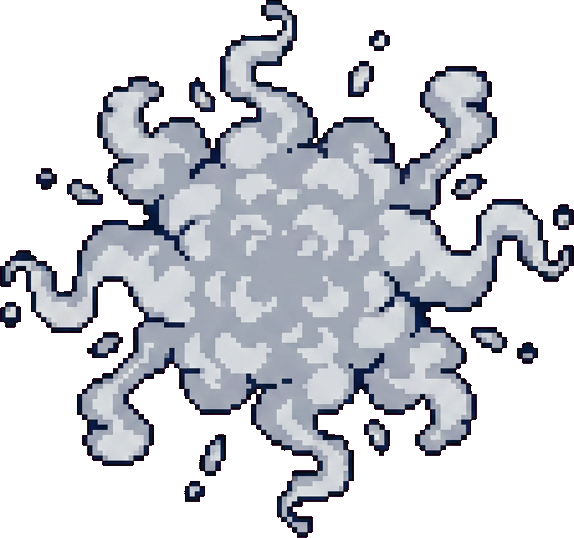
#> input picture projects/ashes-to-stars/art/out_p4_fx/fx_death.png, 574 x 538 px
$ python optimize_fx_death.py
#> lines starting #> are read from the running program, lines starting #| are printed output that depends on the picture; after the words box and inside, x2 and y2 are one past the last pixel; in counts of white or black regions, pixels touching at a corner belong together
### projects/ashes-to-stars/art/knock_bg.py
"""스프라이트 배경 제거 — 마젠타가 없어도 작동한다.

왜 생겼나(2026-08-18 실측, 클로드): spec_p22 첫 6장은 칸 안이 흰색·회색·남색이고
마젠타는 칸 사이 줄뿐이거나 아예 없었다. `chroma_key`는 #FF00FF만 지운다.
흰 배경을 '흰 픽셀 전부'로 지우면 할로우 가면(뼈색 흰색)이 같이 판다.

규칙:
  1. 마젠타(#FF00FF 근처)는 거리로 지운다(기존 크로마 + 디스필).
  2. 남은 불투명이 가장자리에 닿아 있고 그 색이 배경처럼 보이면, **가장자리에서만**
     같은 색을 따라 지운다. 검은 외곽선이 가면을 지킨다.
  3. 작은 덩어리(WALK L 같은 라벨)는 버린다.
  4. 너무 많이 지워지면 되돌린다 — 어두운 FX를 통째로 삼키지 않기 위해.
"""
from __future__ import annotations

from collections import deque

import numpy as np
from PIL import Image

CHROMA = np.array([255, 0, 255], dtype=np.int16)
CHROMA_TOL = 120
FLOOD_TOL = 32
LIGHT_L = 140          # 흰·밝은 회색 배경
MIN_KEEP_FRAC = 0.12   # 원래 불투명의 이 비율 아래로 내려가면 플러드 취소
SMALL_FRAC = 0.08      # 제일 큰 덩어리 대비 이보다 작으면 라벨


def _despill(rgb: np.ndarray, keep: np.ndarray) -> np.ndarray:
    r, g, b = rgb[..., 0], rgb[..., 1], rgb[..., 2]
    spill = np.minimum(r, b) - g
    hit = keep & (spill > 0)
    cap = g + np.maximum(0, (spill * 0.25).astype(np.int16))
    out = rgb.copy()
    out[..., 0] = np.where(hit, np.minimum(r, cap), r)
    out[..., 2] = np.where(hit, np.minimum(b, cap), b)
    return np.clip(out, 0, 255).astype(np.uint8)


def _chroma_mask(rgb: np.ndarray, tol: int = CHROMA_TOL) -> np.ndarray:
    d2 = ((rgb.astype(np.int32) - CHROMA.astype(np.int32)) ** 2).sum(axis=2)
    near = d2 < (tol * tol)
    # 힉스가 내는 '마젠타'는 #FF00FF가 아니라 분홍(184,63,145)인 경우가 많다.
    r = rgb[..., 0].astype(np.int16)
    g = rgb[..., 1].astype(np.int16)
    b = rgb[..., 2].astype(np.int16)
    pink = (r > 150) & (b > 120) & (g < np.minimum(r, b) - 25)
    return near | pink


# [31 lines left out: functions _checker_mask, _harsh_checker_mask, not called in this run]


def _corner_is_checker(rgb: np.ndarray) -> bool:
    h, w = rgb.shape[:2]
    p = min(14, h // 5 or 1, w // 5 or 1)
    boxes = ((0, 0, p, p), (0, w - p, p, w), (h - p, 0, h, p), (h - p, w - p, h, w))
    r = rgb[..., 0].astype(np.int16)
    g = rgb[..., 1].astype(np.int16)
    b = rgb[..., 2].astype(np.int16)
    gray = (np.abs(r - g) < 28) & (np.abs(g - b) < 28)
    L = (0.299 * r + 0.587 * g + 0.114 * b)
    for y0, x0, y1, x1 in boxes:
        sl = gray[y0:y1, x0:x1]
        if sl.size == 0:
            continue
        ll = L[y0:y1, x0:x1]
        light = float((sl & (ll > 160)).mean())
        dark = float((sl & (ll < 110)).mean())
        if light > 0.18 and dark > 0.18:
            return True
    return False


# [9 lines left out: function _center_has_mask, not called in this run]


def _corner_ref(rgb: np.ndarray, opaque: np.ndarray, patch: int = 8):
    """네 모서리의 불투명 픽셀 중앙값 = 배경색. 캐릭터가 중앙에 있으면 모서리는 배경이다."""
    h, w = opaque.shape
    p = min(patch, h // 4 or 1, w // 4 or 1)
    boxes = ((0, 0, p, p), (0, w - p, p, w), (h - p, 0, h, p), (h - p, w - p, h, w))
    chunks = []
    for y0, x0, y1, x1 in boxes:
        sl = opaque[y0:y1, x0:x1]
        if sl.any():
            chunks.append(rgb[y0:y1, x0:x1][sl].astype(np.int16))
    if not chunks:
        return None
    return np.median(np.concatenate(chunks, axis=0), axis=0)


# [31 lines left out: function _flood_to_ref, not called in this run]


def _labels(mask: np.ndarray) -> tuple[np.ndarray, int]:
    h, w = mask.shape
    lab = np.zeros((h, w), dtype=np.int32)
    n = 0
    ys, xs = np.where(mask)
    for y, x in zip(ys.tolist(), xs.tolist()):
        if lab[y, x]:
            continue
        n += 1
        q: deque[tuple[int, int]] = deque([(y, x)])
        lab[y, x] = n
        while q:
            cy, cx = q.popleft()
            for ny, nx in ((cy - 1, cx), (cy + 1, cx), (cy, cx - 1), (cy, cx + 1)):
                if 0 <= ny < h and 0 <= nx < w and mask[ny, nx] and lab[ny, nx] == 0:
                    lab[ny, nx] = n
                    q.append((ny, nx))
    return lab, n


def _drop_small(keep: np.ndarray) -> np.ndarray:
    lab, n = _labels(keep)
    if n <= 1:
        return keep
    counts = np.bincount(lab.ravel())
    counts[0] = 0
    biggest = int(counts.max())
    if biggest <= 0:
        return keep
    good = np.zeros(n + 1, dtype=bool)
    for i in range(1, n + 1):
        if counts[i] >= biggest * SMALL_FRAC:
            good[i] = True
    return good[lab]


def apply(img: Image.Image, crop: bool = False) -> Image.Image:
    """RGBA로 배경을 뺀다. crop=True면 내용 bbox로 자른다(단독 장)."""
    im = img.convert("RGBA")
    arr = np.asarray(im).copy()
    rgb = arr[..., :3]
    alpha = arr[..., 3]
    opaque0 = alpha > 0
    if not opaque0.any():
        return im

    mag = _chroma_mask(rgb)
    # 바둑판은 모서리가 바둑판일 때만. 가면(뼈색 큰 원)을 회색 바둑판으로 지우면 안 된다.
    chk = _checker_mask(rgb) | _harsh_checker_mask(rgb) if _corner_is_checker(rgb) else np.zeros(alpha.shape, dtype=bool)
    alpha = np.where(mag | chk, 0, alpha)
    rgb = _despill(rgb.astype(np.int16), alpha > 0)

    opaque = alpha > 0
    ref = _corner_ref(rgb, opaque)
    mag_frac = float(mag.mean())
    # 마젠타를 충분히 지웠으면 칸 안 배경은 이미 투명. 모서리에 남은 검은
    # 격자선을 따라가면 몸을 먹는다 → 플러드는 마젠타가 거의 없을 때만.
    if ref is not None and mag_frac < 0.08:
        ref_l = float(0.299 * ref[0] + 0.587 * ref[1] + 0.114 * ref[2])
        # 흰 배경은 가면(뼈색)과 가까우니 허용폭을 좁힌다. 외곽선이 막는다.
        l1_tol = 36 if ref_l >= LIGHT_L else FLOOD_TOL * 3
        bg = _flood_to_ref(rgb, opaque, ref, l1_tol)
        kept = opaque & ~bg
        if kept.any() and kept.mean() >= MIN_KEEP_FRAC * max(float(opaque0.mean()), 1e-6):
            alpha = np.where(bg, 0, alpha)

    keep = alpha > 0
    if keep.any():
        # 마젠타를 이미 지운 칸에서 종이 카드 휴리스틱을 돌리면
        # 어두운 몹 몸이 가장자리에 닿아 통째로 뚫린다(오너 22:03).
        if mag_frac < 0.15:
            keep = _drop_paper_blobs(rgb, keep)
        keep = _drop_small(keep)
        alpha = np.where(keep, alpha, 0)

    out = np.dstack([rgb, alpha.astype(np.uint8)])
    im = Image.fromarray(out, "RGBA")
    if crop:
        ys, xs = np.where(alpha > 0)
        if len(xs):
            im = im.crop((int(xs.min()), int(ys.min()), int(xs.max()) + 1, int(ys.max()) + 1))
    return im


# [73 lines left out: functions _drop_paper_blobs, strip_gray_checker, leftover_white_pct, apply_path, not called in this run]

### projects/ashes-to-stars/art/optimize_fx_death.py
#!/usr/bin/env python3
"""기존 P4 fx_death를 투명 512px 런타임 심볼로 최적화한다.

새 그림을 다시 생성하지 않는다. P23 동명 원본은 캐릭터 전신이라 팽창하는
사망 이펙트 소비와 맞지 않아, P4 회백색 연기 구름을 FxPool 규격에 맞춘다.
"""
from pathlib import Path

from PIL import Image

import knock_bg


HERE = Path(__file__).resolve().parent
SOURCE = HERE / "out_p4_fx" / "fx_death.png"
TARGET = HERE.parent / "unity" / "Assets" / "Resources" / "fx" / "fx_death.png"
SIZE = 512
CONTENT_SIZE = 480


def build() -> Image.Image:
    image = knock_bg.apply(Image.open(SOURCE), crop=True)
    image.thumbnail((CONTENT_SIZE, CONTENT_SIZE), Image.Resampling.LANCZOS)
    canvas = Image.new("RGBA", (SIZE, SIZE), (0, 0, 0, 0))
    canvas.alpha_composite(image, ((SIZE - image.width) // 2, (SIZE - image.height) // 2))

    pixels = canvas.load()
    for y in range(SIZE):
        for x in range(SIZE):
            if pixels[x, y][3] == 0:
                pixels[x, y] = (0, 0, 0, 0)
    return canvas


def main() -> None:
    image = build()
#> in apply, im is the input picture: PIL image 574x538 RGBA; mean R, G, B, A 206.2, 70, 212.5, 113.3
#> in apply, `rgb = arr[..., :3]`:
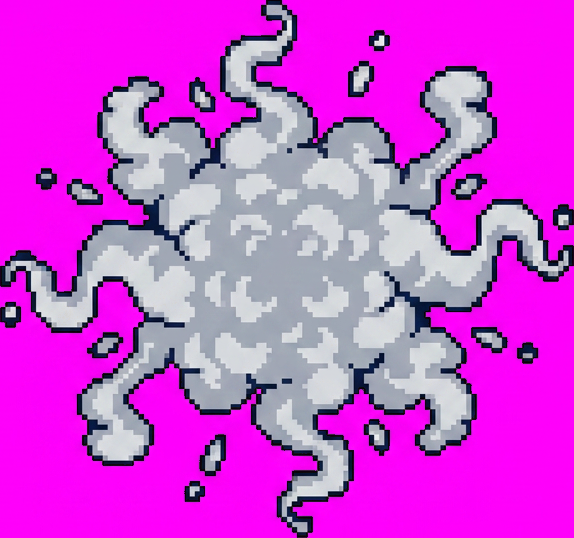
#> rgb: shape (538, 574, 3); mean R, G, B 206.2, 70, 212.5
#> in apply, `alpha = arr[..., 3]`:
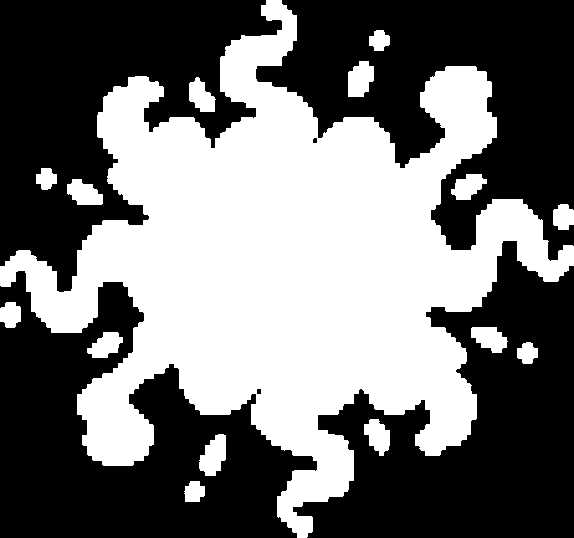
#> alpha: shape (538, 574); 44.4% white; 15 white regions, largest, box (x1, y1, x2, y2) and area: (0, 0, 574, 538) 129666, (199, 434, 226, 476) 780, (348, 61, 374, 97) 729
#> in _chroma_mask, `g = rgb[..., 1].astype(np.int16)`:
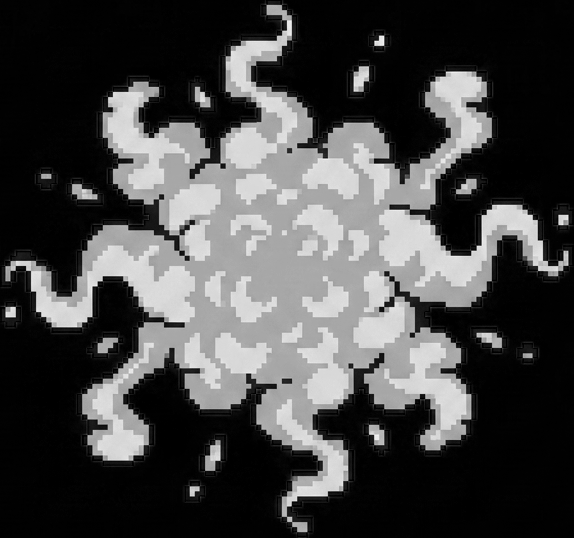
#> g: shape (538, 574) int16; min 0, max 247, mean 70
#> in _corner_is_checker, `L = (0.299 * r + 0.587 * g + 0.114 * b)`:
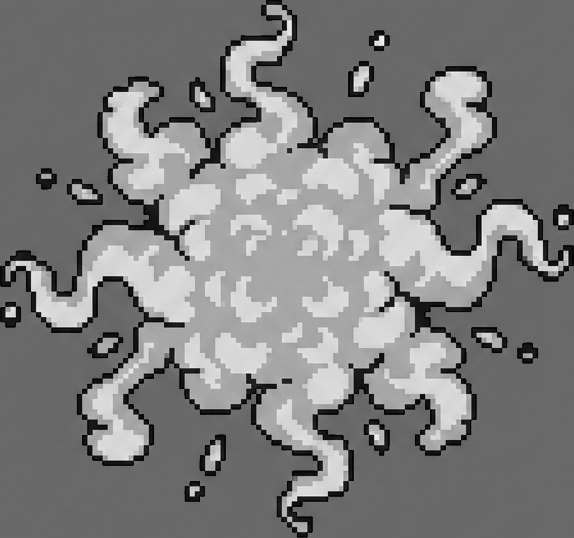
#> L: shape (538, 574) float64; min 0, max 247, mean 127
#> in _despill, `cap = g + np.maximum(0, (spill * 0.25).astype(np.int16))`:
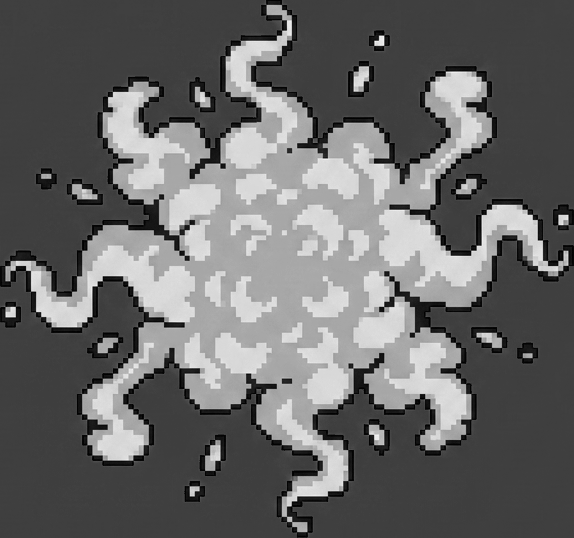
#> cap: shape (538, 574) int16; min 0, max 247, mean 104
#> after the loop in _corner_ref, `for y0, x0, y1, x1 in boxes:`: chunks = []
#> in apply, `mag_frac = float(mag.mean())`: mag_frac = 0.556
#> the loop in _labels, `for y, x in zip(ys.tolist(), xs.tolist()):` made 137177 passes
#> (y, x) on passes 2 to 4: (0, 267), (0, 268), (0, 269)
#> after the loop in _labels, `for y, x in zip(ys.tolist(), xs.tolist()):`:
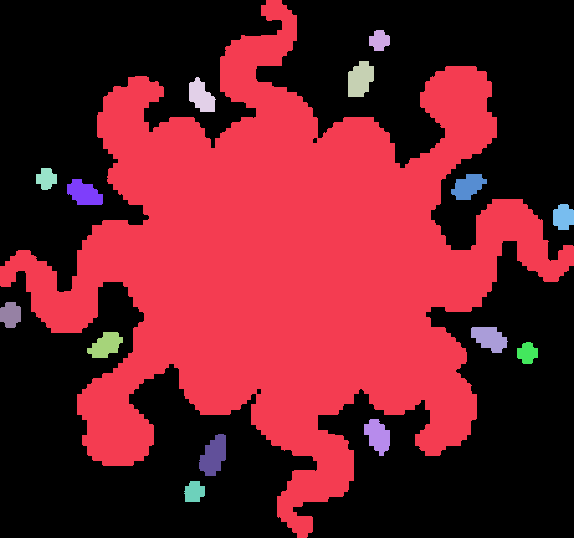
#> lab: shape (538, 574) int32; 16 distinct labels, from 0 to 15; one colour per label, 0 black
#> after the loop in _labels, `for y, x in zip(ys.tolist(), xs.tolist()):`: n = 15
#> in _drop_small, `counts = np.bincount(lab.ravel())`: counts = [171635, 129666, 327, 729, 608, 335, 603, 656, 445, 439, 660, 605, 339, 636, 780, 349]
#> in _drop_small, `biggest = int(counts.max())`: biggest = 129666
#> after the loop in _drop_small, `for i in range(1, n + 1):`: good = [False, True, False, False, False, False, False, False, False, False, False, False, False, False, False, False]
#> in build, `canvas.alpha_composite(image, ((SIZE - image.width) // 2, (SIZE - imag..`:
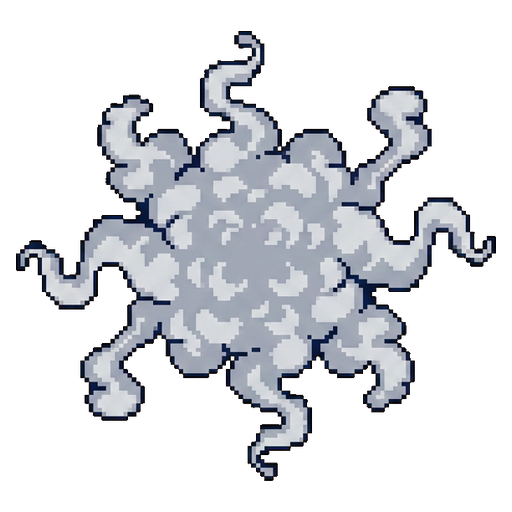
#> canvas: PIL image 512x512 RGBA; mean R, G, B, A 53.5, 55.3, 59.4, 88.2; transparent parts drawn white
    TARGET.parent.mkdir(parents=True, exist_ok=True)
    image.save(TARGET, optimize=True)
    histogram = image.getchannel("A").histogram()
#> histogram = 256 values, max 166915 at index 0, min 2 at index 69, mean 1024
    clear = sum(histogram[:16])
#> clear = 169952
    solid = sum(histogram[241:])
#> solid = 89033
    print(f"→ {TARGET.name} {SIZE}×{SIZE} clear={clear} solid={solid}")
#| → fx_death.png 512×512 clear=169952 solid=89033


if __name__ == "__main__":
    main()
